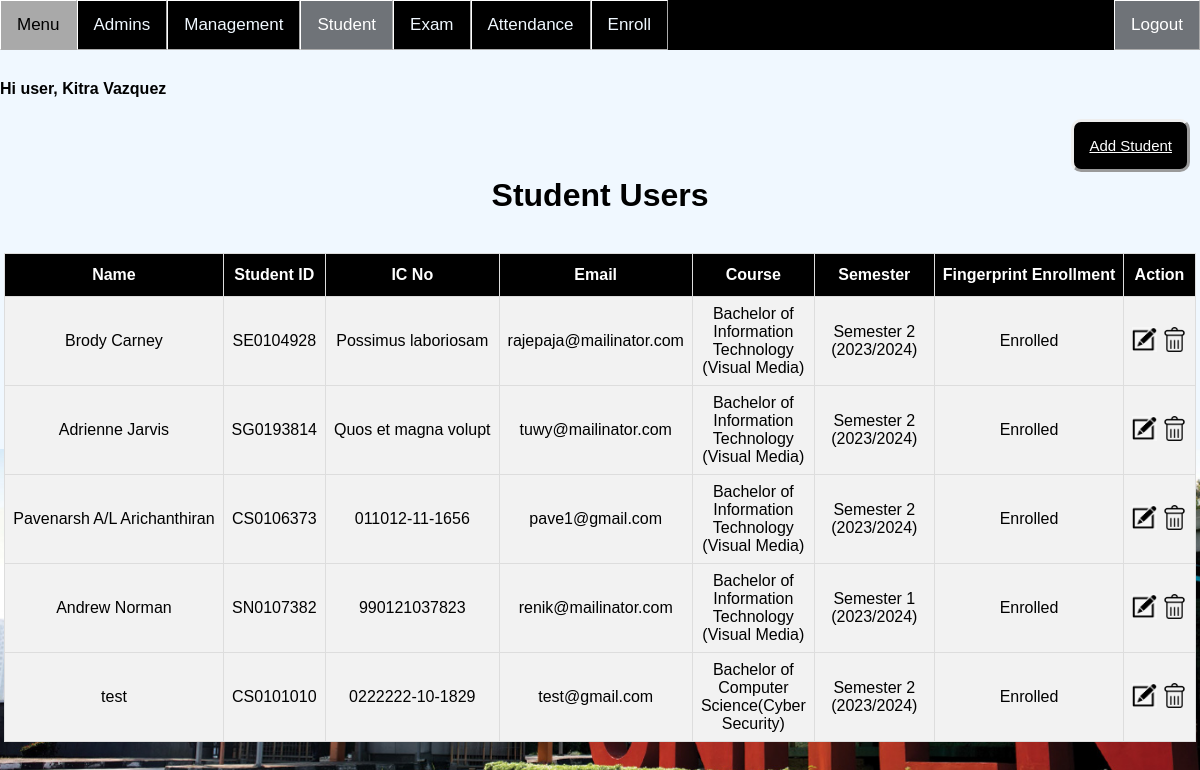
Screenshot of /Admin/Student.php (signed in) with the database file from the repository.
### tables this page shows
CREATE TABLE `student` (
  `id` int(11) NOT NULL,
  `name` varchar(255) NOT NULL,
  `ic_no` varchar(99) NOT NULL,
  `student_id` varchar(99) NOT NULL,
  `email` varchar(99) NOT NULL,
  `enrol_fingerprint` int(1) NOT NULL,
  `course_id` int(11) NOT NULL,
  `semester_id` int(11) NOT NULL
);

CREATE TABLE `course` (
  `id` int(11) NOT NULL,
  `name` varchar(255) NOT NULL
);

CREATE TABLE `semester` (
  `id` int(11) NOT NULL,
  `name` varchar(255) NOT NULL
);

### Admin/Student.php (the view, shortened to what this page needs)
<?php
if(isset ($_SESSION["userId"]))
{	include "Header.php";?>
<!DOCTYPE html>
<html>
<head>
</head>
<body>
	<a style="float:right;margin-right:10px" href="StudentAdd.php" class="btn">Add Student</a><br><br>
	<h1 align="center"> Student Users</h1>
	<br>
<?php
	$queryGet = "select * from student";
	$resultGet = mysqli_query($link,$queryGet);
	if(!$resultGet)
	{
		die ("Invalid Query - get Items List: ". mysqli_error($link));
	}
	else
	{?>
	<table id="table" border="1" align="center">
		<tr>
			<th>Name</th>
			<th>Student ID</th>
			<th>IC No</th>
			<th>Email</th>
			<th>Course</th>
			<th>Semester</th>
			<th>Fingerprint Enrollment</th>
			<th>Action</th>
		</tr>
<?php	while($row= mysqli_fetch_array($resultGet, MYSQLI_BOTH))
		{	?>
			<tr>
				<td><?php echo $row['name']?></td>
				<td><?php echo $row['student_id'];?></td>
				<td><?php echo $row['ic_no']; ?></td>
				<td><?php echo $row['email']; ?></td>
				<td class='word-wrap'><?php echo getCourseName($row['course_id']); ?></td>
				<td class='word-wrap'><?php echo getSemesterName($row['semester_id']); ?></td>
				<td><?php if($row['enrol_fingerprint']==1) echo "Enrolled"; else echo "Haven't Enrolled";?></td>
				<td><a href="StudentEdit.php?id=<?php echo $row['id'];?>">
					<img border="0" alt="editB" src="../CSS/btn/editB.png" width="25" height="25"></a>
					<a href="Delete.php?sid=<?php echo $row['id'];?>" onclick="return confirm('Are you sure?')">
					<img border="0" alt="editB" src="../CSS/btn/delB.png" width="25" height="25"></a></a>
				</td>
			</tr>
<?php	}?>
	</table>
<?php
	}
}
else	{
	echo "No session exists or session has expired. Please log in again ";
	echo "Page will be redirect in 5 seconds";
	header('Refresh: 5; ../Admin/Login.php');
}
	?>
</body>
</html>

### CSS/topNav.css (style rules this page uses)
* { box-sizing: border-box; }
body { margin: 0; font-family: Arial, Helvetica, sans-serif; background-image: url("bc.jpg"); background-color:aliceblue; background-size: 100% ; background-repeat: no-repeat; background-attachment: fixed; background-position:90% 100%; position:absolute; top:10%; max-width: -webkit-fill-available; right: 0px; left: 0px; }
.btn { padding: 15px; font-size: 15px; color: white; background: black ; border-style: outset; border-radius: 10px; cursor: pointer; }
#table { font-family: "Trebuchet MS", Arial, Helvetica, sans-serif; border-collapse: collapse; }
#table td, #table th { border: 1px solid #ddd; padding: 8px; text-align: center; max-width: auto; }
#table tr { background-color: #f2f2f2; }
#table th { padding-top: 12px; padding-bottom: 12px; text-align: center; background-color: black; color: white; max-width: auto; background-position: center; }

### Admin/Student.php (style rules this page uses)
.word-wrap { white-space: pre-line; width: 120px; }

### rows the page displays
student: name "Brody Carney", student "SE0104928", ic_no "Possimus laboriosam", email "rajepaja@mailinator.com", course.name "Bachelor of Information Technology (Visual Media)", semester.name "Semester 2 (2023/2024)", enrol_fingerprint "Enrolled"
student: name "Adrienne Jarvis", student "SG0193814", ic_no "Quos et magna volupt", email "tuwy@mailinator.com", course.name "Bachelor of Information Technology (Visual Media)", semester.name "Semester 2 (2023/2024)", enrol_fingerprint "Enrolled"
student: name "Pavenarsh A/L Arichanthiran", student "CS0106373", ic_no "011012-11-1656", email "pave1@gmail.com", course.name "Bachelor of Information Technology (Visual Media)", semester.name "Semester 2 (2023/2024)", enrol_fingerprint "Enrolled"
student: name "Andrew Norman", student "SN0107382", ic_no "990121037823", email "renik@mailinator.com", course.name "Bachelor of Information Technology (Visual Media)", semester.name "Semester 1 (2023/2024)", enrol_fingerprint "Enrolled"
student: name "test", student "CS0101010", ic_no "0222222-10-1829", email "test@gmail.com", course.name "Bachelor of Computer Science(Cyber Security)", semester.name "Semester 2 (2023/2024)", enrol_fingerprint "Enrolled"

### other values shown
$_SESSION["name"] "Kitra Vazquez"
